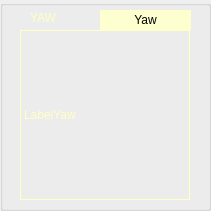
    <widget class="QGroupBox" name="groupBox_6">
     <property name="geometry">
      <rect>
       <x>10</x>
       <y>210</y>
       <width>211</width>
       <height>211</height>
      </rect>
     </property>
     <property name="styleSheet">
      <string notr="true">color: rgb(255, 255, 198);</string>
     </property>
     <property name="title">
      <string/>
     </property>
     <widget class="QLabel" name="labelYaw">
      <property name="geometry">
       <rect>
        <x>20</x>
        <y>30</y>
        <width>170</width>
        <height>170</height>
       </rect>
      </property>
      <property name="frameShape">
       <enum>QFrame::Box</enum>
      </property>
      <property name="text">
       <string>LabelYaw</string>
      </property>
     </widget>
     <widget class="QLabel" name="labelYaw_2">
      <property name="geometry">
       <rect>
        <x>100</x>
        <y>10</y>
        <width>91</width>
        <height>20</height>
       </rect>
      </property>
      <property name="styleSheet">
       <string notr="true">background-color: rgb(253, 255, 207);
color: rgb(0, 0, 0);</string>
      </property>
      <property name="text">
       <string>Yaw</string>
      </property>
      <property name="alignment">
       <set>Qt::AlignCenter</set>
      </property>
     </widget>
     <widget class="QLabel" name="labelTemp_3">
      <property name="geometry">
       <rect>
        <x>30</x>
        <y>10</y>
        <width>51</width>
        <height>16</height>
       </rect>
      </property>
      <property name="text">
       <string>YAW</string>
      </property>
     </widget>
    </widget>
